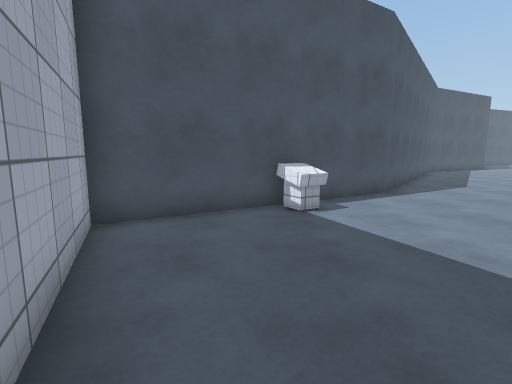
view 1 (above)

20 first-person views from a walk through a scene from a Unity 3-D project. The camera is 1.4 m above the floor, tilts 8° down and sees 85° across. The floor is counted in squares, 1 m on a side. Each view is taken from the middle of a square. On the plan, view 1 faces up. The plan holds only what a view shows up to about 14 squares ahead; the rest is blank. The place goes on beyond the plan. The player is left out. Surface patterns are stand-ins for the level's own textures.

view 2
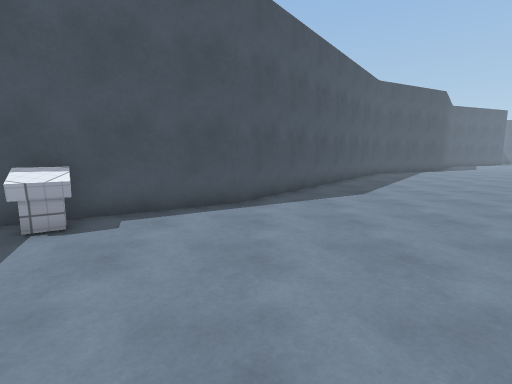

view 3
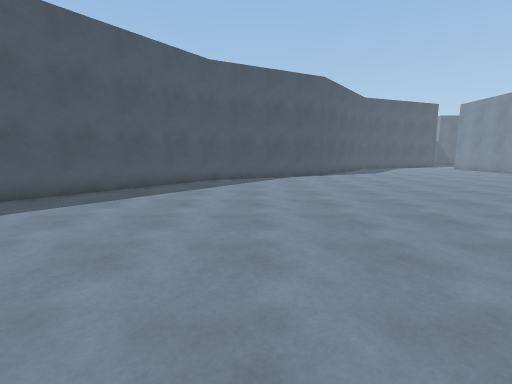

view 4
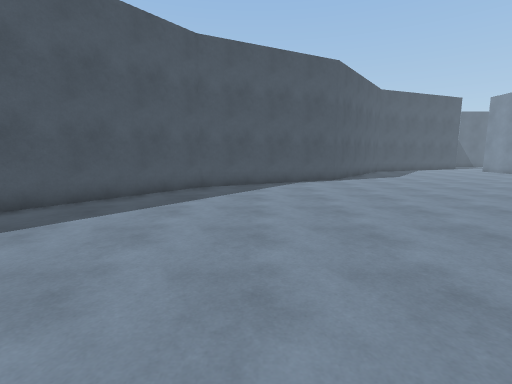

view 5
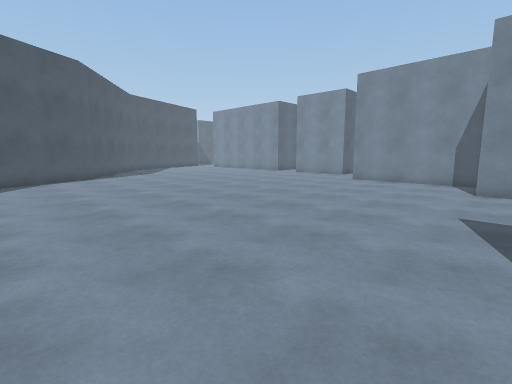

view 6
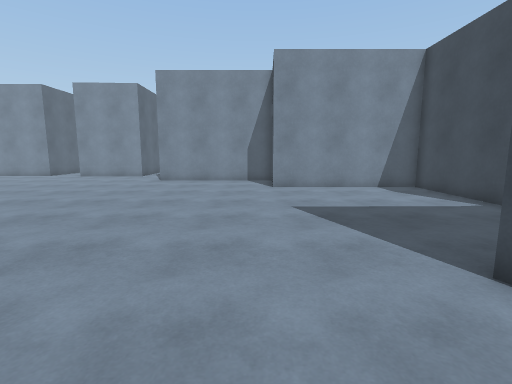

view 7
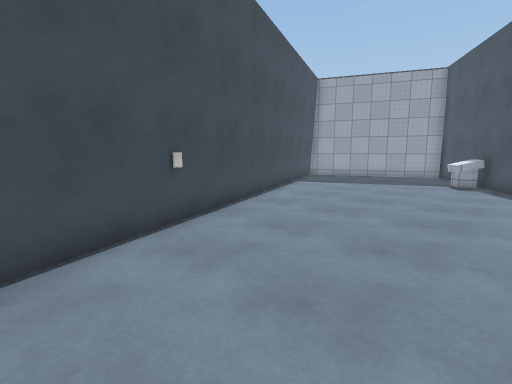

view 8
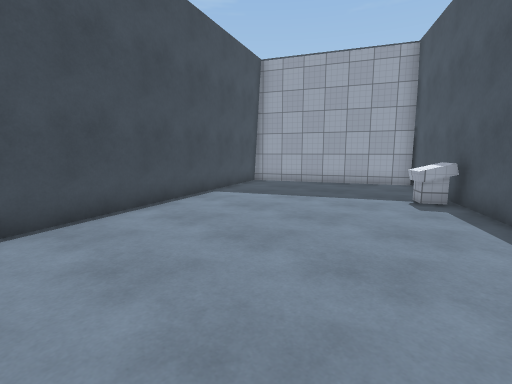

view 9
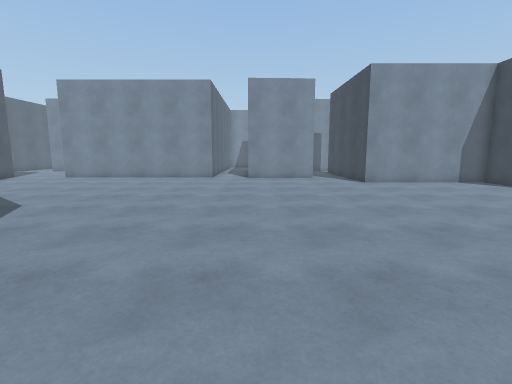

view 10
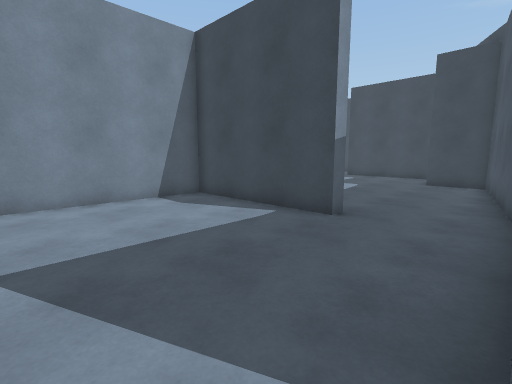

view 11
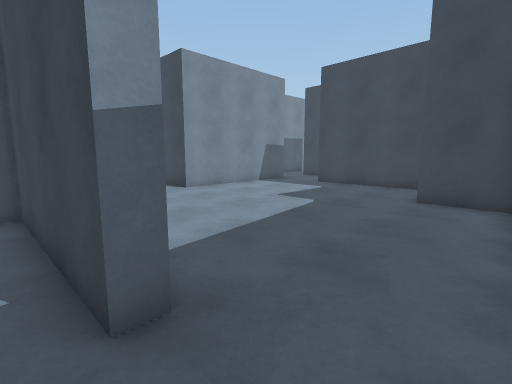

view 12
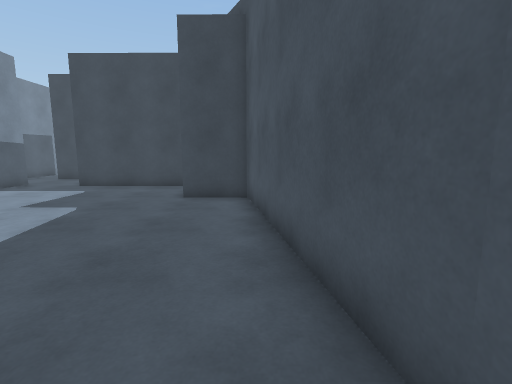

view 13
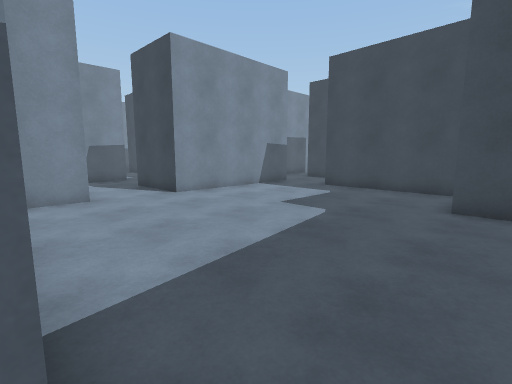

view 14
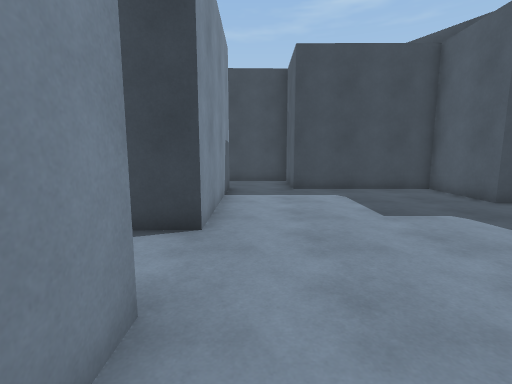

view 15
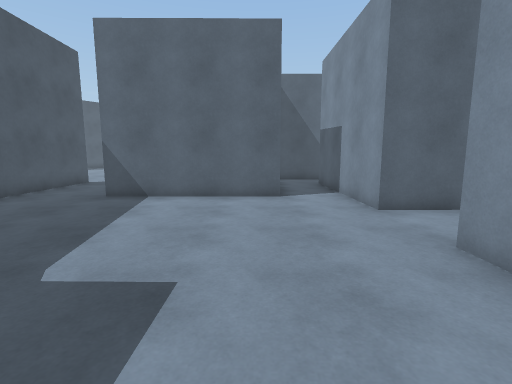

view 16
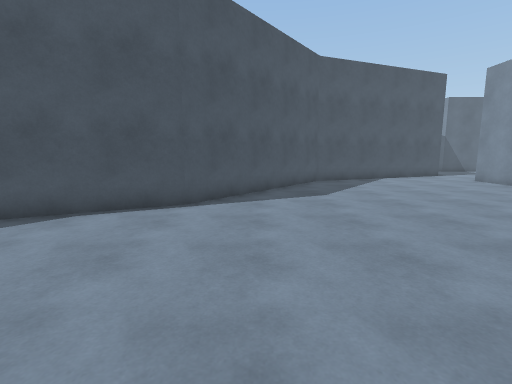

view 17
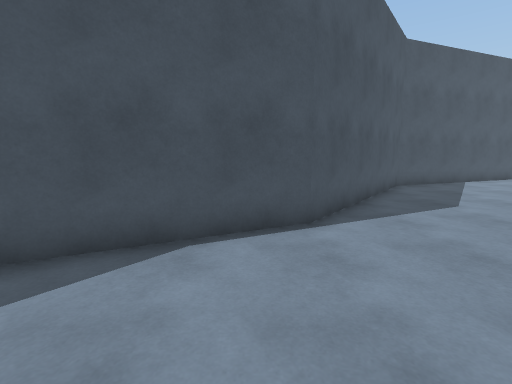

view 18
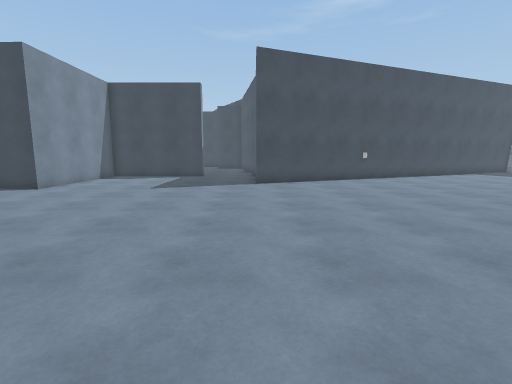

view 19
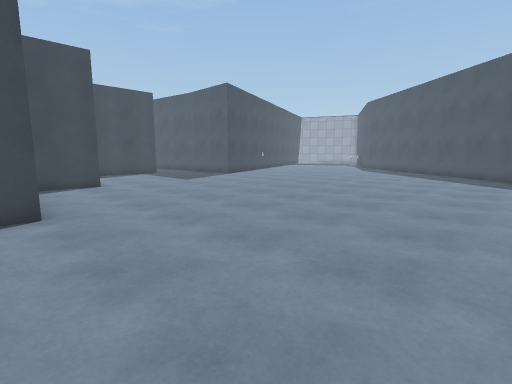

view 20
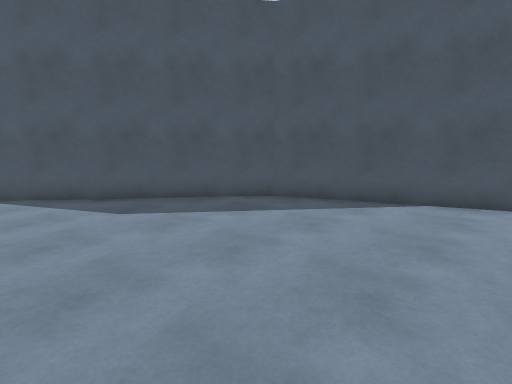

### Floor plan
Points are (right, up) in squares from view 1. A wall is a line through its corners. A room is listed if a view was taken in it or the views show most of it. See-through windows are left out.
Room 1 (views 1, 2, 3, 4, 5, 6, 7, 8, 9, 10, 11, 12, 13, 16, 17, 18, 19, 20)
walls: (21.2, 1.9) (21.2, 2.4) (26.4, 2.4) (26.4, 8.3) (29.1, 8.2) (29.1, 13.9) (30.1, 13.9); (30.1, 32.2) (24, 29.8) (19.1, 23.5) (12.8, 20.3) (4.5, 9.7) (-3.2, 5.3) (-0.6, -0.4); (0, -1.2) (18, 6.4) (18, 1.8)
ways out: opening at (20, 1) to room 2
objects: other object (1, 7) to (2, 7)
Room 2 (views 14, 15)
walls: (26.8, 1.9) (21.2, 1.9); (30.6, -0.2) (29, -0.2) (28.9, 6); (29.2, -8.4) (29.1, -3) (30.6, -2.9); (18, 1.9) (19.2, -5.7) (21.3, -5.7) (21.2, -8.8) (26.5, -8.8)
ways out: opening at (20, 1) to room 1; opening at (27.5, -9); opening at (29, 6.5)

Positions as (right, up) in squares from view 1, and headings:
1: (0, 0), facing up
2: (5, 2), facing up
3: (15, 6), facing up
4: (15, 9), facing up
5: (15, 7), facing up-right
6: (15, 9), facing right
7: (15, 9), facing down-left
8: (10, 9), facing down-left
9: (16, 19), facing right
10: (18, 8), facing down-right
11: (19, 3), facing down-right
12: (19, 3), facing down
13: (20, 2), facing down-right
14: (28, 2), facing down
15: (26, -7), facing up
16: (21, 16), facing up
17: (18, 18), facing up
18: (18, 19), facing down
19: (30, 21), facing down-left
20: (30, 23), facing up-left
